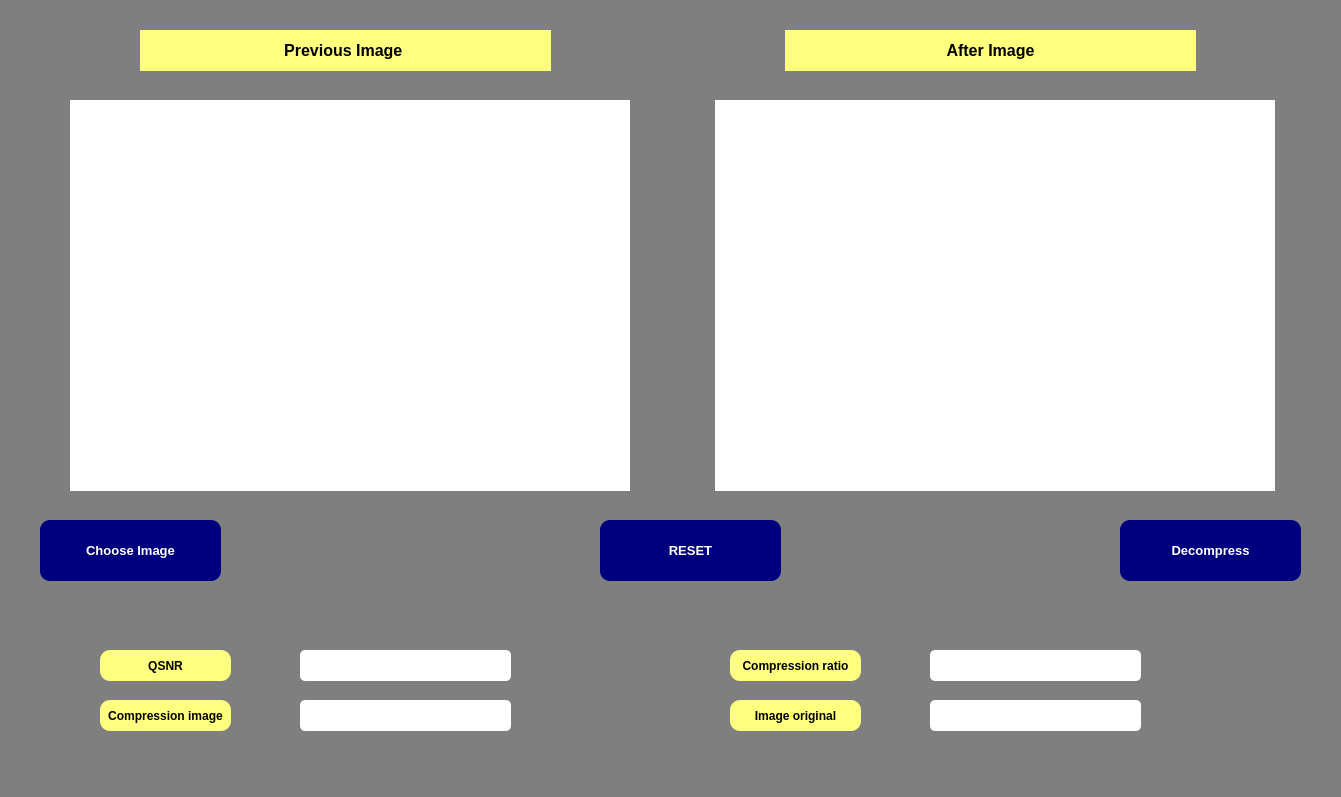
<?xml version="1.0" encoding="UTF-8"?>
<ui version="4.0">
 <class>JPEG</class>
 <widget class="QMainWindow" name="JPEG">
  <property name="geometry">
   <rect>
    <x>0</x>
    <y>0</y>
    <width>1341</width>
    <height>797</height>
   </rect>
  </property>
  <property name="font">
   <font>
    <weight>50</weight>
    <bold>false</bold>
   </font>
  </property>
  <property name="windowTitle">
   <string>IMAGE COMPRESSION</string>
  </property>
  <property name="styleSheet">
   <string notr="true">background-color: rgb(127, 127, 127);
setWordWrap: True</string>
  </property>
  <property name="inputMethodHints">
   <set>Qt::ImhNone</set>
  </property>
  <property name="documentMode">
   <bool>false</bool>
  </property>
  <widget class="QWidget" name="centralwidget">
   <widget class="QLabel" name="pre_frame">
    <property name="geometry">
     <rect>
      <x>70</x>
      <y>100</y>
      <width>560</width>
      <height>391</height>
     </rect>
    </property>
    <property name="mouseTracking">
     <bool>false</bool>
    </property>
    <property name="styleSheet">
     <string notr="true">background-color: rgb(255, 255, 255);</string>
    </property>
    <property name="text">
     <string/>
    </property>
   </widget>
   <widget class="QLabel" name="aft_frame">
    <property name="geometry">
     <rect>
      <x>715</x>
      <y>100</y>
      <width>560</width>
      <height>391</height>
     </rect>
    </property>
    <property name="styleSheet">
     <string notr="true">background-color: rgb(255, 255, 255);</string>
    </property>
    <property name="text">
     <string/>
    </property>
   </widget>
   <widget class="QLabel" name="pre_img">
    <property name="enabled">
     <bool>true</bool>
    </property>
    <property name="geometry">
     <rect>
      <x>140</x>
      <y>30</y>
      <width>411</width>
      <height>41</height>
     </rect>
    </property>
    <property name="font">
     <font>
      <pointsize>12</pointsize>
      <weight>75</weight>
      <italic>false</italic>
      <bold>true</bold>
      <underline>false</underline>
      <strikeout>false</strikeout>
     </font>
    </property>
    <property name="cursor">
     <cursorShape>ArrowCursor</cursorShape>
    </property>
    <property name="acceptDrops">
     <bool>false</bool>
    </property>
    <property name="toolTip">
     <string/>
    </property>
    <property name="layoutDirection">
     <enum>Qt::LeftToRight</enum>
    </property>
    <property name="styleSheet">
     <string notr="true">background-color: rgb(255, 255, 127);</string>
    </property>
    <property name="frameShape">
     <enum>QFrame::NoFrame</enum>
    </property>
    <property name="frameShadow">
     <enum>QFrame::Plain</enum>
    </property>
    <property name="text">
     <string>Previous Image </string>
    </property>
    <property name="scaledContents">
     <bool>false</bool>
    </property>
    <property name="alignment">
     <set>Qt::AlignCenter</set>
    </property>
   </widget>
   <widget class="QLabel" name="aft_img">
    <property name="geometry">
     <rect>
      <x>785</x>
      <y>30</y>
      <width>411</width>
      <height>41</height>
     </rect>
    </property>
    <property name="font">
     <font>
      <pointsize>12</pointsize>
      <weight>75</weight>
      <bold>true</bold>
     </font>
    </property>
    <property name="styleSheet">
     <string notr="true">background-color: rgb(255, 255, 127);</string>
    </property>
    <property name="text">
     <string>After Image</string>
    </property>
    <property name="alignment">
     <set>Qt::AlignCenter</set>
    </property>
   </widget>
   <widget class="QPushButton" name="Decompress">
    <property name="geometry">
     <rect>
      <x>1120</x>
      <y>520</y>
      <width>181</width>
      <height>61</height>
     </rect>
    </property>
    <property name="font">
     <font>
      <pointsize>10</pointsize>
      <weight>75</weight>
      <bold>true</bold>
     </font>
    </property>
    <property name="styleSheet">
     <string notr="true">background-color: rgb(0, 0, 127);
color: rgb(255, 255, 255);
border-radius: 10px;
</string>
    </property>
    <property name="text">
     <string>Decompress</string>
    </property>
   </widget>
   <widget class="QPushButton" name="chooseImage">
    <property name="geometry">
     <rect>
      <x>40</x>
      <y>520</y>
      <width>181</width>
      <height>61</height>
     </rect>
    </property>
    <property name="font">
     <font>
      <pointsize>10</pointsize>
      <weight>75</weight>
      <bold>true</bold>
     </font>
    </property>
    <property name="styleSheet">
     <string notr="true">background-color: rgb(0, 0, 127);
color: rgb(255, 255, 255);
border-radius: 10px;
</string>
    </property>
    <property name="text">
     <string>Choose Image</string>
    </property>
   </widget>
   <widget class="QPushButton" name="Reset">
    <property name="geometry">
     <rect>
      <x>600</x>
      <y>520</y>
      <width>181</width>
      <height>61</height>
     </rect>
    </property>
    <property name="font">
     <font>
      <pointsize>10</pointsize>
      <weight>75</weight>
      <bold>true</bold>
     </font>
    </property>
    <property name="styleSheet">
     <string notr="true">background-color: rgb(0, 0, 127);
color: rgb(255, 255, 255);
border-radius: 10px;
</string>
    </property>
    <property name="text">
     <string>RESET</string>
    </property>
   </widget>
   <widget class="QLabel" name="sizePre">
    <property name="geometry">
     <rect>
      <x>730</x>
      <y>700</y>
      <width>131</width>
      <height>31</height>
     </rect>
    </property>
    <property name="font">
     <font>
      <weight>75</weight>
      <bold>true</bold>
     </font>
    </property>
     <property name="styleSheet">
     <string notr="true">background-color: rgb(255, 255, 127);
border-radius: 10px;
</string>
    </property>
    <property name="text">
     <string>Image original</string>
    </property>
    <property name="alignment">
     <set>Qt::AlignCenter</set>
    </property>
   </widget>
   <widget class="QLabel" name="disSizePre">
    <property name="geometry">
     <rect>
      <x>930</x>
      <y>700</y>
      <width>211</width>
      <height>31</height>
     </rect>
    </property>
    <property name="font">
     <font>
      <weight>75</weight>
      <bold>true</bold>
     </font>
    </property>
    <property name="styleSheet">
     <string notr="true">border-radius: 5px;
color: rgb(0, 0, 0);
background-color: rgb(255, 255, 255);</string>
    </property>
    <property name="text">
     <string/>
    </property>
    <property name="alignment">
     <set>Qt::AlignCenter</set>
    </property>
   </widget>
   <widget class="QLabel" name="disSizeCompress">
    <property name="geometry">
     <rect>
      <x>300</x>
      <y>700</y>
      <width>211</width>
      <height>31</height>
     </rect>
    </property>
    <property name="font">
     <font>
      <weight>75</weight>
      <bold>true</bold>
     </font>
    </property>
    <property name="styleSheet">
     <string notr="true">border-radius: 5px;
color: rgb(0, 0, 0);
background-color: rgb(255, 255, 255);</string>
    </property>
    <property name="text">
     <string/>
    </property>
    <property name="alignment">
     <set>Qt::AlignCenter</set>
    </property>
   </widget>
   <widget class="QLabel" name="disRatio">
    <property name="geometry">
     <rect>
      <x>930</x>
      <y>650</y>
      <width>211</width>
      <height>31</height>
     </rect>
    </property>
    <property name="font">
     <font>
      <weight>75</weight>
      <bold>true</bold>
     </font>
    </property>
    <property name="styleSheet">
     <string notr="true">border-radius: 5px;
color: rgb(0, 0, 0);
background-color: rgb(255, 255, 255);</string>
    </property>
    <property name="text">
     <string/>
    </property>
    <property name="alignment">
     <set>Qt::AlignCenter</set>
    </property>
   </widget>
   <widget class="QLabel" name="sizeCompress">
    <property name="geometry">
     <rect>
      <x>100</x>
      <y>700</y>
      <width>131</width>
      <height>31</height>
     </rect>
    </property>
    <property name="font">
     <font>
      <weight>75</weight>
      <bold>true</bold>
     </font>
    </property>
     <property name="styleSheet">
     <string notr="true">background-color: rgb(255, 255, 127);
border-radius: 10px;
</string>
    </property>
    <property name="text">
     <string>Compression image</string>
    </property>
    <property name="alignment">
     <set>Qt::AlignCenter</set>
    </property>
   </widget>
   <widget class="QLabel" name="Ratio">
    <property name="geometry">
     <rect>
      <x>730</x>
      <y>650</y>
      <width>131</width>
      <height>31</height>
     </rect>
    </property>
    <property name="font">
     <font>
      <weight>75</weight>
      <bold>true</bold>
     </font>
    </property>
     <property name="styleSheet">
     <string notr="true">background-color: rgb(255, 255, 127);
border-radius: 10px;
</string>
    </property>
    <property name="text">
     <string>Compression ratio</string>
    </property>
    <property name="alignment">
     <set>Qt::AlignCenter</set>
    </property>
   </widget>
   <widget class="QLabel" name="labelMSE">
    <property name="geometry">
     <rect>
      <x>100</x>
      <y>650</y>
      <width>131</width>
      <height>31</height>
     </rect>
    </property>
    <property name="font">
     <font>
      <weight>75</weight>
      <bold>true</bold>
     </font>
    </property>
     <property name="styleSheet">
     <string notr="true">background-color: rgb(255, 255, 127);
border-radius: 10px;
</string>
    </property>
    <property name="text">
     <string>QSNR</string>
    </property>
    <property name="alignment">
     <set>Qt::AlignCenter</set>
    </property>
   </widget>
   <widget class="QLabel" name="disMSE">
    <property name="geometry">
     <rect>
      <x>300</x>
      <y>650</y>
      <width>211</width>
      <height>31</height>
     </rect>
    </property>
    <property name="font">
     <font>
      <weight>75</weight>
      <bold>true</bold>
     </font>
    </property>
    <property name="styleSheet">
     <string notr="true">border-radius: 5px;
color: rgb(0, 0, 0);
background-color: rgb(255, 255, 255);</string>
    </property>
    <property name="text">
     <string/>
    </property>
    <property name="alignment">
     <set>Qt::AlignCenter</set>
    </property>
   </widget>
  </widget>
 </widget>
 <resources/>
 <connections/>
</ui>
